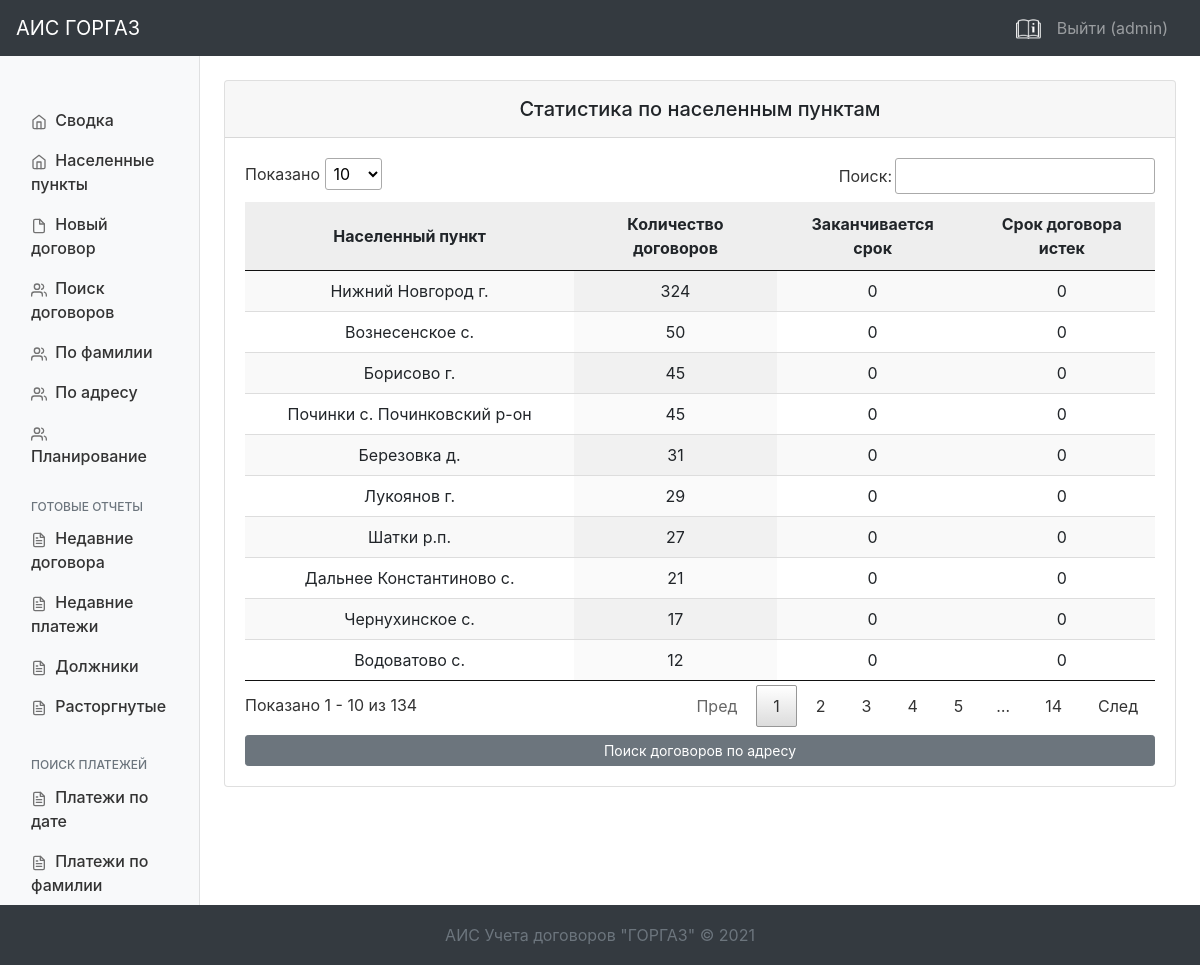
/cities/ (signed in), run on the app's committed database.
### dogovor/models.py (models this page shows, shortened)
class Dogovor(models.Model):
    name = models.CharField(max_length=200, blank=True, verbose_name='ФИО')
    number = models.CharField(max_length=15, blank=True, verbose_name='Номер договора')
    date = models.DateField(blank=True, verbose_name='Дата заключения договора')
    end_date = models.DateField(blank=True, null=True, verbose_name='Дата окончания договора')
    tel1 = models.CharField(max_length=10, blank=True, verbose_name='Телефон 1')
    tel2 = models.CharField(max_length=10, blank=True, verbose_name='Телефон 2')
    tel3 = models.CharField(max_length=100, blank=True, verbose_name='Телефон 3')
    fiz = models.BooleanField(verbose_name='Физлицо')
    address_city = models.CharField(max_length=100, blank=True, verbose_name='Населенный пункт')
    address_street = models.CharField(max_length=200, blank=True, verbose_name='Улица')
    address_house = models.CharField(max_length=50, blank=True, verbose_name='Дом')
    address_kv = models.CharField(max_length=10, blank=True, verbose_name='Квартира')
    equip = models.CharField(max_length=200, blank=True, verbose_name='Оборудование')
    sum = models.IntegerField(blank=True, verbose_name='Сумма')
    discount = models.IntegerField(blank=True, verbose_name='Скидка', default=0)
    amount = models.IntegerField(blank=True, verbose_name='Итого')
    comment = models.CharField(max_length=500, blank=True, verbose_name='Примечание')
    id_old = models.IntegerField(null=True, verbose_name='Old Id', default=None)
    active = models.BooleanField(default=True, verbose_name='Действующий')   # Действует / Расторгнут
    created_by = models.ForeignKey(settings.AUTH_USER_MODEL, on_delete=models.PROTECT)
    create_time = models.DateTimeField(auto_now=True, null=True, verbose_name='Время обновления договора')
    terminate_date = models.DateField(null=True, blank=True, verbose_name='Дата расторжения договора')
    class Meta:
        verbose_name = 'Договор'
        verbose_name_plural = 'Договора'

### dogovor/views.py (the view)
# urls.py: path('cities/', views.cities_stats, name='cities'),
def cities_stats(request):
    end = datetime.now().date() + timedelta(days=EXPIRED_DAYS)
    today = datetime.today().date()
    active = Dogovor.objects.filter(active=True).values('address_city').annotate(active=Count('address_city'))
    expiring = Dogovor.objects.filter(Q(end_date__lte=end) & Q(end_date__gte=today) & Q(active=True)).values('address_city').annotate(expiring=Count('address_city'))
    expired = Dogovor.objects.filter(Q(end_date__lt=datetime.now().date()) & Q(active=True)).values('address_city').annotate(expired=Count('address_city'))
    for item1 in active:
        for item2 in expiring:
            if item2['address_city'] == item1['address_city']:
                item1['expiring'] = item2['expiring']
    for item1 in active:
        for item3 in expired:
            if item3['address_city'] == item1['address_city']:
                item1['expired'] = item3['expired']
    data = {
        'active': active,
        'expiring': expiring,
        'expired': expired,
    }
    return render(request, 'dogovor/cities.html', data)

### templates/dogovor/cities.html (shortened to what this page needs)
{% extends 'dogovor/base.html' %}
{% load static %}
{% block css %}<link rel="stylesheet" href="{% static '/css/jquery.datatables.min.css' %}">{% endblock %}
{% block content %}
<main class="col-md-9 ms-sm-auto col-lg-10 px-md-4 flex-fill">
    <div class="row row-cols-1 row-cols-md-3 mb-3 text-center mt-4">
          <div class="col">
            <div class="card mb-4 rounded-3 shadow-sm">
              <div class="card-header py-3">
                <h5 class="my-0 fw-normal">Статистика по населенным пунктам</h5>
              </div>
              <div class="card-body">
                <table id="cityTable" class="display">
                    <thead>
                        <tr>
                            <th>Населенный пункт</th>
                            <th>Количество договоров</th>
                            <th>Заканчивается срок</th>
                            <th>Срок договора истек</th>
                        </tr>
                    </thead>
                    <tbody>
                    {% for item in active %}
                        <tr>
                            <td>{{ item.address_city }}</td>
                            <td>{% if item.active %} {{ item.active }}{% else %}0{% endif %}</td>
                            <td>{% if item.expiring %} {{ item.expiring }}{% else %}0{% endif %}</td>
                            <td>{% if item.expired %} {{ item.expired }}{% else %}0{% endif %}</td>
                        </tr>
                    {% endfor %}
                    </tbody>
                </table>
                <a type="button" class="w-100 btn btn-sm btn-secondary mt-2" href="/address/">Поиск договоров по адресу</a>
              </div>
            </div>
          </div>
    </div>
</main>
{% endblock %}

### templates/dogovor/base.html (shortened to what this page needs)
{% load static %}
<!DOCTYPE html>
<html lang="ru">
<head>
    <link rel="stylesheet" href="{% static '/css/main.css' %}">
    <link rel="stylesheet" href="{% static '/css/print.css' %}">
    <link rel="stylesheet" href="{% static '/css/bootstrap.min.css' %}">
    <link href="{% static '/css/bootstrap-select.min.css' %}" rel="stylesheet">
    <link rel="stylesheet" href="{% static '/css/jquery-ui.css' %}">
    {% block css %}{% endblock %}
</head>
<body>
<header>
     <nav class="navbar navbar-dark bg-dark d-print-none">
         <a class="navbar-brand" href="/">АИС ГОРГАЗ</a>
         <a class="navbar-brand ml-auto" href="{% static '/doc/manual.pdf' %}" target="_blank">
             <img src="{% static 'images/manual.png' %}" width="25px">
         </a>
         <ul class="navbar-nav mr-3">
             <li class="nav-item">
                 {% if user.is_authenticated %}
                    <a class="nav-link" href="{% url 'logout' %}">Выйти ({{ user.username }})</a>
                    {% else %}
                    <a class="nav-link" href="{% url 'login' %}">Вход</a>
                    {% endif %}
             </li>
         </ul>
     </nav>
</header>
    <div class="container-fluid d-print-none">
        <div class="row flex-fill">
            {% if user.is_authenticated %}
                {% include 'inc/_nav.html' %}
                {% block content %}{% endblock %}
            {% else %}
                {% include 'inc/_login.html' %}
            {% endif %}
        </div>
    </div>
<footer class="footer bg-dark d-print-none">
    <div class="mainfooter">
        <span class="text-muted">АИС Учета договоров "ГОРГАЗ" © 2021</span>
    </div>
</footer>
</body>
</html>

### dogovor/static/css/main.css (style rules this page uses)
html, body, { height: 100%; }
.container-fluid { min-height: calc(100vh - 116px); }
.flex-fill { min-height: calc(100vh - 116px); }
body { font-size: .875rem; margin-bottom: 60px; }
.footer > .mainfooter { text-align: center; height: 60px; line-height: 60px; padding-right: 15px; padding-left: 15px; }
th { background: #eeeeee; }

### data on the page
Dogovor: address_city "Березовка д.", active "31"
Dogovor: address_city "Вознесенское с.", active "50"
Dogovor: address_city "Нижний Новгород г.", active "324"
Dogovor: address_city "Починки с. Починковский р-он", active "45"

### other printed values
{{ user.username }} "admin"
{{ item.address_city }} "Борисово г." "Водоватово с." "Дальнее Константиново с." "Лукоянов г." "Чернухинское с." "Шатки р.п."
{{ item.active }} "45" "12" "21" "29" "17" "27"
